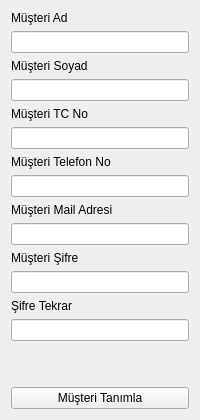
            <widget class="QWidget" name="tab_19">
             <attribute name="title">
              <string>Müşteri Ekleme</string>
             </attribute>
             <layout class="QGridLayout" name="gridLayout_14">
              <item row="2" column="0">
               <widget class="QLineEdit" name="musAd"/>
              </item>
              <item row="14" column="0">
               <widget class="QLineEdit" name="musSifTekrar"/>
              </item>
              <item row="10" column="0">
               <widget class="QLineEdit" name="musMail"/>
              </item>
              <item row="13" column="0">
               <widget class="QLabel" name="label_37">
                <property name="text">
                 <string>Şifre Tekrar</string>
                </property>
               </widget>
              </item>
              <item row="12" column="0">
               <widget class="QLineEdit" name="musSif"/>
              </item>
              <item row="6" column="0">
               <widget class="QLineEdit" name="musKimlik"/>
              </item>
              <item row="3" column="0">
               <widget class="QLabel" name="label_36">
                <property name="text">
                 <string>Müşteri Soyad</string>
                </property>
               </widget>
              </item>
              <item row="11" column="0">
               <widget class="QLabel" name="label_40">
                <property name="text">
                 <string>Müşteri Şifre</string>
                </property>
               </widget>
              </item>
              <item row="7" column="0">
               <widget class="QLabel" name="label_41">
                <property name="text">
                 <string>Müşteri Telefon No</string>
                </property>
               </widget>
              </item>
              <item row="15" column="0">
               <spacer name="verticalSpacer_11">
                <property name="orientation">
                 <enum>Qt::Vertical</enum>
                </property>
                <property name="sizeHint" stdset="0">
                 <size>
                  <width>20</width>
                  <height>40</height>
                 </size>
                </property>
               </spacer>
              </item>
              <item row="9" column="0">
               <widget class="QLabel" name="label_38">
                <property name="text">
                 <string>Müşteri Mail Adresi</string>
                </property>
               </widget>
              </item>
              <item row="5" column="0">
               <widget class="QLabel" name="label_9">
                <property name="text">
                 <string>Müşteri TC No</string>
                </property>
               </widget>
              </item>
              <item row="4" column="0">
               <widget class="QLineEdit" name="musSoyad"/>
              </item>
              <item row="16" column="0">
               <widget class="QPushButton" name="musTanimlaButton">
                <property name="text">
                 <string>Müşteri Tanımla</string>
                </property>
               </widget>
              </item>
              <item row="8" column="0">
               <widget class="QLineEdit" name="musTelNo"/>
              </item>
              <item row="1" column="0">
               <widget class="QLabel" name="label_39">
                <property name="text">
                 <string>Müşteri Ad</string>
                </property>
               </widget>
              </item>
             </layout>
            </widget>
